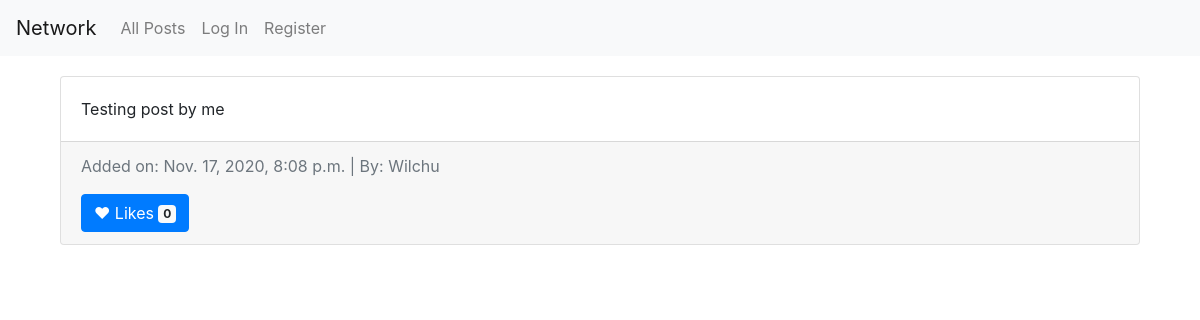
/, run on an earlier commit of the app's database.
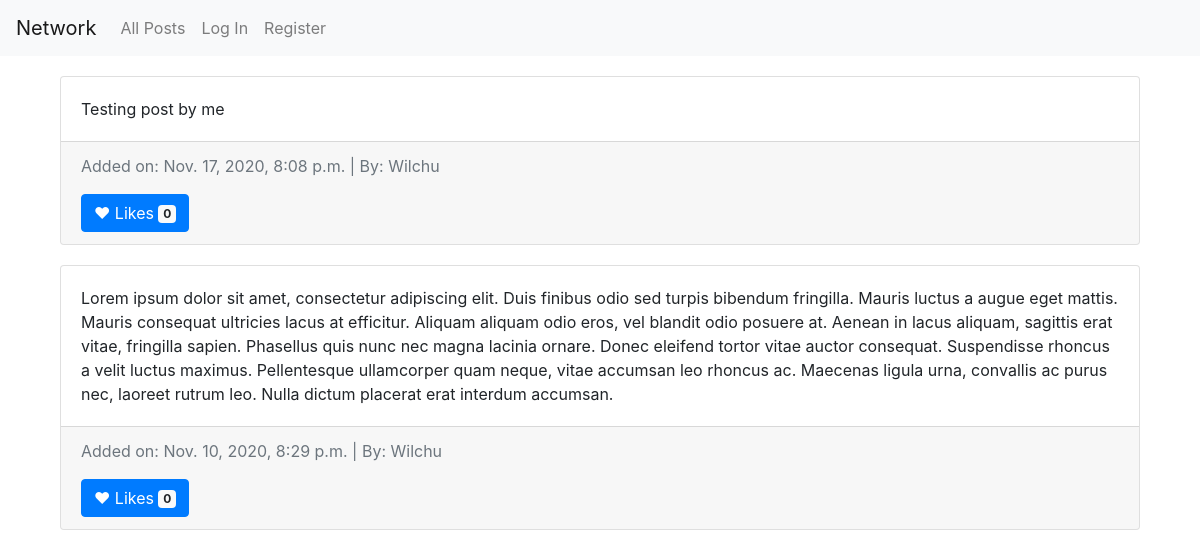
And on a later commit of the database.
### network/models.py (models this page shows, shortened)
class Posts(models.Model):
    post_owner = models.ForeignKey(User, on_delete= models.CASCADE)
    post_content = models.CharField(max_length=2000)
    post_likes = models.IntegerField(default=0)
    post_date = models.DateTimeField(auto_now_add=True)

class User(AbstractUser):
    pass

### network/views.py (the view, shortened to what this page needs)
# urls.py: path("", views.index, name="index"),
def index(request):
    return render(request, "network/index.html", {
        "all_posts": Posts.objects.filter().all()
    })

### network/templates/network/index.html (shortened to what this page needs)
{% extends "network/layout.html" %}
{% block body %}
    <section>
        <div class="container">
            {% for post in all_posts %}
            <div class="card">
                <div class="card-body">
                  <p class="card-text">{{ post.post_content }}</p>
                </div>
                <div class="card-footer text-muted">
                  <p>Added on: {{ post.post_date }} | By: {{ post.post_owner }}</p>
                  <button type="button" class="btn btn-primary">
                    &hearts; Likes <span class="badge badge-light">{{ post.post_likes }}</span>
                  </button>
                </div>
              </div>
            {% endfor %}
        </div>
    </section>
{% endblock %}

What changed in the data, as far as the page shows it:
added Posts: post_content "Lorem ipsum dolor sit amet, consectetur adipiscing elit. Duis finibus odio sed turpis bibendum fringilla. Mauris luctus a augue eget mattis. Mauris consequat ultricies lacus at efficitur. Aliquam aliquam odio eros, vel blandit odio posuere at. Aenean in lacus aliquam, sagittis erat vitae, fringilla sapien. Phasellus quis nunc nec magna lacinia ornare. Donec eleifend tortor vitae auctor consequat. Suspendisse rhoncus a velit luctus maximus. Pellentesque ullamcorper quam neque, vitae accumsan leo rhoncus ac. Maecenas ligula urna, convallis ac purus nec, laoreet rutrum leo. Nulla dictum placerat erat interdum accumsan.", post_date "Nov. 10, 2020, 8:29 p.m.", post_owner "Wilchu", post_likes "0"
